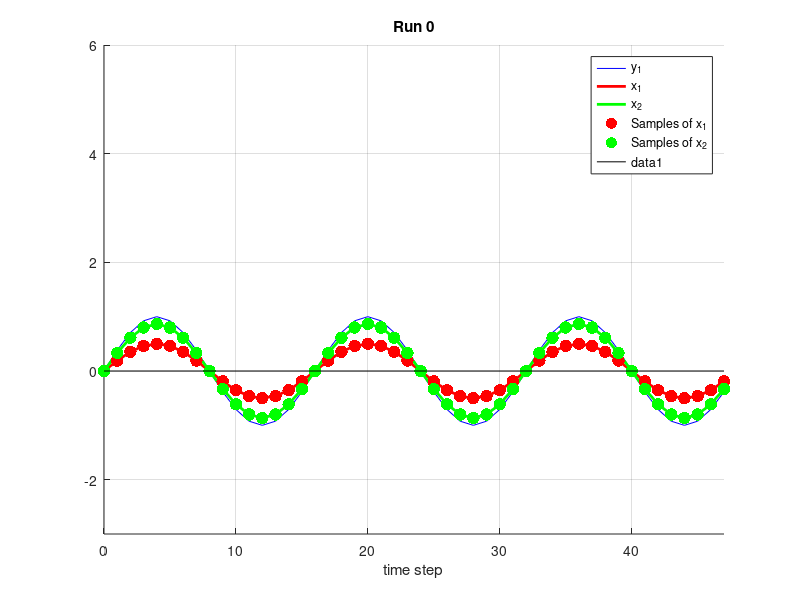
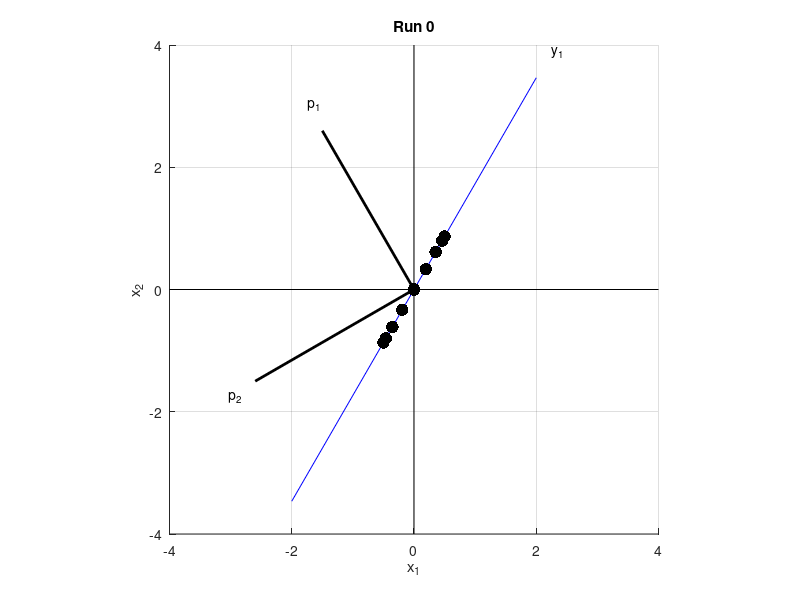
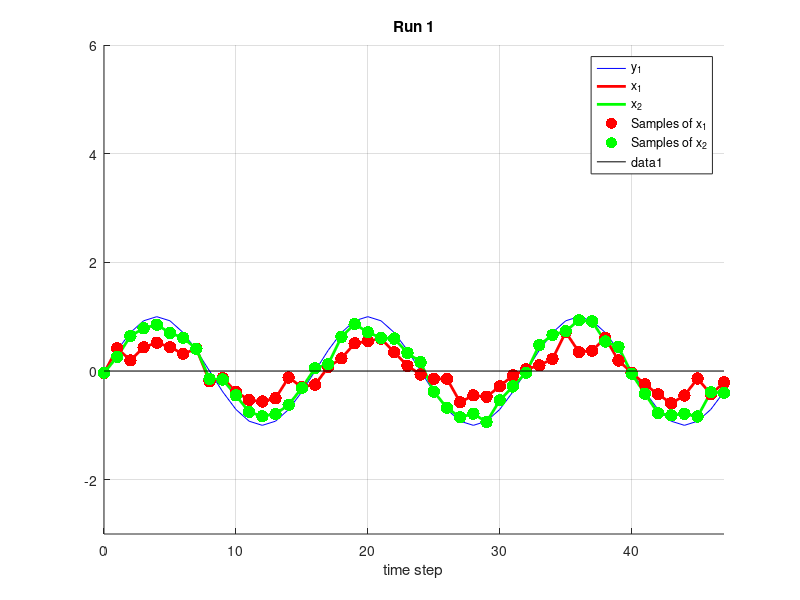
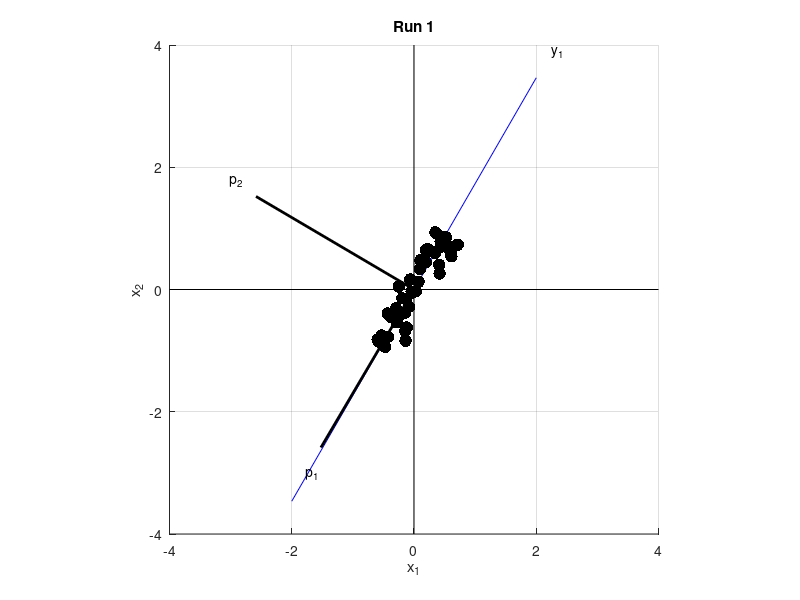

These figures' MATLAB source, in order:
clear; clc;
%addpath('../m');

% The following script must be in your path:
% http://bobweigel.net/svn/csi763/weigel/m/plotcmds.m

T     = 16;
theta = pi/3;

t  = [0:1:3*T-1]';

% ZERO-MEAN GAUSSIAN

for z = 1:1000
% Run 0
    N1 = 0.0;
    N2 = 0.0;
    Ns = length(t);
  
  y1 = sin(2*pi*t/T);
  x1 = y1*cos(theta) + N1*randn(length(t),1);
  x2 = y1*sin(theta) + N2*randn(length(t),1);
  x1 = x1-mean(x1);
  x2 = x2-mean(x2);
  S  = sort(randsample(length(t),Ns));
  X = [x1' ; x2'];
  X = X(:,S);
  A = X*X';
  [E,D,P] = svd(A);
  v1 = [P(1,1),P(1,2)];
  v2 = [cos(theta),sin(theta)];
  ang(z) = acosd(dot(v1,v2)/(norm(v1)*norm(v2)));
  if abs(ang(z))>90
      ang(z) = 180-abs(ang(z));
  end
end

ang_a(1) = mean(ang);

figure(1);clf;hold on;grid on;
  plot(t,y1,'b-');
  plot(t,x1,'r-','LineWidth',2);
  plot(t,x2,'g-','LineWidth',2);
  plot(t(S),X(1,:),'r.','MarkerSize',27);
  plot(t(S),X(2,:),'g.','MarkerSize',27);
  legend('y_1','x_1','x_2','Samples of x_1','Samples of x_2')
  xlabel('time step');
  axis([0 t(end) -3 6]);
  plot([0 t(end)],[0 0],'k');
  title('Run 0');

  
  figure(2);clf;hold on;grid on;
  plot(4*[-1*cos(theta) cos(theta)],4*[-1*sin(theta) sin(theta)],'b');
  text(4.5*cos(theta),4.5*sin(theta),'y_1');
  plot([0 3*P(1,1)],[0 3*P(1,2)],'k','LineWidth',2);
  text(3.5*P(1,1),3.5*P(1,2),'p_1');
  plot([0 3*P(2,1)],[0 3*P(2,2)],'k','LineWidth',2);
  text(3.5*P(2,1),3.5*P(2,2),'p_2');
  plot([-4 4],[0 0],'k');

  plot([0 0],[-4 4],'k');
  plot(X(1,:),X(2,:),'k.','MarkerSize',27);
  xlabel('x_1');
  ylabel('x_2');
  axis square
  title('Run 0');
  

for z = 1:1000
% Run 1
    N1 = 0.1;
    N2 = 0.1;
    Ns = length(t);
  
  y1 = sin(2*pi*t/T);
  x1 = y1*cos(theta) + N1*randn(length(t),1);
  x2 = y1*sin(theta) + N2*randn(length(t),1);
  x1 = x1-mean(x1);
  x2 = x2-mean(x2);
  S  = sort(randsample(length(t),Ns));
  X = [x1' ; x2'];
  X = X(:,S);
  A = X*X';
  [E,D,P] = svd(A);
  v1 = [P(1,1),P(1,2)];
  v2 = [cos(theta),sin(theta)];
  ang(z) = acosd(dot(v1,v2)/(norm(v1)*norm(v2)));
  if abs(ang(z))>90
      ang(z) = 180-abs(ang(z));
  end
end

ang_a(2) = mean(ang);

figure(3);clf;hold on;grid on;
  plot(t,y1,'b-');
  plot(t,x1,'r-','LineWidth',2);
  plot(t,x2,'g-','LineWidth',2);
  plot(t(S),X(1,:),'r.','MarkerSize',27);
  plot(t(S),X(2,:),'g.','MarkerSize',27);
  legend('y_1','x_1','x_2','Samples of x_1','Samples of x_2')
  xlabel('time step');
  axis([0 t(end) -3 6]);
  plot([0 t(end)],[0 0],'k');
  title('Run 1');

  
  figure(4);clf;hold on;grid on;
  plot(4*[-1*cos(theta) cos(theta)],4*[-1*sin(theta) sin(theta)],'b');
  text(4.5*cos(theta),4.5*sin(theta),'y_1');
  plot([0 3*P(1,1)],[0 3*P(1,2)],'k','LineWidth',2);
  text(3.5*P(1,1),3.5*P(1,2),'p_1');
  plot([0 3*P(2,1)],[0 3*P(2,2)],'k','LineWidth',2);
  text(3.5*P(2,1),3.5*P(2,2),'p_2');
  plot([-4 4],[0 0],'k');

  plot([0 0],[-4 4],'k');
  plot(X(1,:),X(2,:),'k.','MarkerSize',27);
  xlabel('x_1');
  ylabel('x_2');
  axis square
  title('Run 1');
  
  for z = 1:1000
% Run 2
    N1 = 0.5;
    N2 = 0.5;
    Ns = length(t);
  
  y1 = sin(2*pi*t/T);
  x1 = y1*cos(theta) + N1*randn(length(t),1);
  x2 = y1*sin(theta) + N2*randn(length(t),1);
  x1 = x1-mean(x1);
  x2 = x2-mean(x2);
  S  = sort(randsample(length(t),Ns));
  X = [x1' ; x2'];
  X = X(:,S);
  A = X*X';
  [E,D,P] = svd(A);
  v1 = [P(1,1),P(1,2)];
  v2 = [cos(theta),sin(theta)];
  ang(z) = acosd(dot(v1,v2)/(norm(v1)*norm(v2)));
  if abs(ang(z))>90
      ang(z) = 180-abs(ang(z));
  end
  end

ang_a(3) = mean(ang);

figure(5);clf;hold on;grid on;
  plot(t,y1,'b-');
  plot(t,x1,'r-','LineWidth',2);
  plot(t,x2,'g-','LineWidth',2);
  plot(t(S),X(1,:),'r.','MarkerSize',27);
  plot(t(S),X(2,:),'g.','MarkerSize',27);
  legend('y_1','x_1','x_2','Samples of x_1','Samples of x_2')
  xlabel('time step');
  axis([0 t(end) -3 6]);
  plot([0 t(end)],[0 0],'k');
  title('Run 2');

  
  figure(6);clf;hold on;grid on;
  plot(4*[-1*cos(theta) cos(theta)],4*[-1*sin(theta) sin(theta)],'b');
  text(4.5*cos(theta),4.5*sin(theta),'y_1');
  plot([0 3*P(1,1)],[0 3*P(1,2)],'k','LineWidth',2);
  text(3.5*P(1,1),3.5*P(1,2),'p_1');
  plot([0 3*P(2,1)],[0 3*P(2,2)],'k','LineWidth',2);
  text(3.5*P(2,1),3.5*P(2,2),'p_2');
  plot([-4 4],[0 0],'k');

  plot([0 0],[-4 4],'k');
  plot(X(1,:),X(2,:),'k.','MarkerSize',27);
  xlabel('x_1');
  ylabel('x_2');
  axis square
  title('Run 2');
  
  
  for z = 1:1000
% Run 3
    N1 = 1.0;
    N2 = 1.0;
    Ns = length(t);
  
  y1 = sin(2*pi*t/T);
  x1 = y1*cos(theta) + N1*randn(length(t),1);
  x2 = y1*sin(theta) + N2*randn(length(t),1);
  x1 = x1-mean(x1);
  x2 = x2-mean(x2);
  S  = sort(randsample(length(t),Ns));
  X = [x1' ; x2'];
  X = X(:,S);
  A = X*X';
  [E,D,P] = svd(A);
  v1 = [P(1,1),P(1,2)];
  v2 = [cos(theta),sin(theta)];
  ang(z) = acosd(dot(v1,v2)/(norm(v1)*norm(v2)));
  if abs(ang(z))>90
      ang(z) = 180-abs(ang(z));
  end
  end

ang_a(4) = mean(ang);

figure(7);clf;hold on;grid on;
  plot(t,y1,'b-');
  plot(t,x1,'r-','LineWidth',2);
  plot(t,x2,'g-','LineWidth',2);
  plot(t(S),X(1,:),'r.','MarkerSize',27);
  plot(t(S),X(2,:),'g.','MarkerSize',27);
  legend('y_1','x_1','x_2','Samples of x_1','Samples of x_2')
  xlabel('time step');
  axis([0 t(end) -3 6]);
  plot([0 t(end)],[0 0],'k');
  title('Run 3');

  
  figure(8);clf;hold on;grid on;
  plot(4*[-1*cos(theta) cos(theta)],4*[-1*sin(theta) sin(theta)],'b');
  text(4.5*cos(theta),4.5*sin(theta),'y_1');
  plot([0 3*P(1,1)],[0 3*P(1,2)],'k','LineWidth',2);
  text(3.5*P(1,1),3.5*P(1,2),'p_1');
  plot([0 3*P(2,1)],[0 3*P(2,2)],'k','LineWidth',2);
  text(3.5*P(2,1),3.5*P(2,2),'p_2');
  plot([-4 4],[0 0],'k');

  plot([0 0],[-4 4],'k');
  plot(X(1,:),X(2,:),'k.','MarkerSize',27);
  xlabel('x_1');
  ylabel('x_2');
  axis square
  title('Run 3');

  for z = 1:1000
% Run 4
    N1 = 2.0;
    N2 = 2.0;
    Ns = length(t);
  
  y1 = sin(2*pi*t/T);
  x1 = y1*cos(theta) + N1*randn(length(t),1);
  x2 = y1*sin(theta) + N2*randn(length(t),1);
  x1 = x1-mean(x1);
  x2 = x2-mean(x2);
  S  = sort(randsample(length(t),Ns));
  X = [x1' ; x2'];
  X = X(:,S);
  A = X*X';
  [E,D,P] = svd(A);
  v1 = [P(1,1),P(1,2)];
  v2 = [cos(theta),sin(theta)];
  ang(z) = acosd(dot(v1,v2)/(norm(v1)*norm(v2)));
  if abs(ang(z))>90
      ang(z) = 180-abs(ang(z));
  end
  end

ang_a(5) = mean(ang);

figure(9);clf;hold on;grid on;
  plot(t,y1,'b-');
  plot(t,x1,'r-','LineWidth',2);
  plot(t,x2,'g-','LineWidth',2);
  plot(t(S),X(1,:),'r.','MarkerSize',27);
  plot(t(S),X(2,:),'g.','MarkerSize',27);
  legend('y_1','x_1','x_2','Samples of x_1','Samples of x_2')
  xlabel('time step');
  axis([0 t(end) -3 6]);
  plot([0 t(end)],[0 0],'k');
  title('Run 4');

  
  figure(10);clf;hold on;grid on;
  plot(4*[-1*cos(theta) cos(theta)],4*[-1*sin(theta) sin(theta)],'b');
  text(4.5*cos(theta),4.5*sin(theta),'y_1');
  plot([0 3*P(1,1)],[0 3*P(1,2)],'k','LineWidth',2);
  text(3.5*P(1,1),3.5*P(1,2),'p_1');
  plot([0 3*P(2,1)],[0 3*P(2,2)],'k','LineWidth',2);
  text(3.5*P(2,1),3.5*P(2,2),'p_2');
  plot([-4 4],[0 0],'k');

  plot([0 0],[-4 4],'k');
  plot(X(1,:),X(2,:),'k.','MarkerSize',27);
  xlabel('x_1');
  ylabel('x_2');
  axis square
  title('Run 4');
  
  zz=[0,0.1,0.5,1,2];
  figure(11);clf;hold off;
  plot(zz,ang_a,'-o');
  xlabel('Noise Level');
  ylabel('Angle Error (degrees)');
  title('Average Error Angle');
  
  
  
  % ZERO-MEAN Uniform

for z = 1:1000
% Run 0
    N1 = 0.0;
    N2 = 0.0;
    Ns = length(t);
  
  y1 = sin(2*pi*t/T);
  x1 = y1*cos(theta) + N1*rand(length(t),1);
  x2 = y1*sin(theta) + N2*rand(length(t),1);
  x1 = x1-mean(x1);
  x2 = x2-mean(x2);
  S  = sort(randsample(length(t),Ns));
  X = [x1' ; x2'];
  X = X(:,S);
  A = X*X';
  [E,D,P] = svd(A);
  v1 = [P(1,1),P(1,2)];
  v2 = [cos(theta),sin(theta)];
  ang(z) = acosd(dot(v1,v2)/(norm(v1)*norm(v2)));
  if abs(ang(z))>90
      ang(z) = 180-abs(ang(z));
  end
end

ang_a2(1) = mean(ang);
  

for z = 1:1000
% Run 1
    N1 = 0.1;
    N2 = 0.1;
    Ns = length(t);
  
  y1 = sin(2*pi*t/T);
  x1 = y1*cos(theta) + N1*rand(length(t),1);
  x2 = y1*sin(theta) + N2*rand(length(t),1);
  x1 = x1-mean(x1);
  x2 = x2-mean(x2);
  S  = sort(randsample(length(t),Ns));
  X = [x1' ; x2'];
  X = X(:,S);
  A = X*X';
  [E,D,P] = svd(A);
  v1 = [P(1,1),P(1,2)];
  v2 = [cos(theta),sin(theta)];
  ang(z) = acosd(dot(v1,v2)/(norm(v1)*norm(v2)));
  if abs(ang(z))>90
      ang(z) = 180-abs(ang(z));
  end
end

ang_a2(2) = mean(ang);

  
  for z = 1:1000
% Run 2
    N1 = 0.5;
    N2 = 0.5;
    Ns = length(t);
  
  y1 = sin(2*pi*t/T);
  x1 = y1*cos(theta) + N1*rand(length(t),1);
  x2 = y1*sin(theta) + N2*rand(length(t),1);
  x1 = x1-mean(x1);
  x2 = x2-mean(x2);
  S  = sort(randsample(length(t),Ns));
  X = [x1' ; x2'];
  X = X(:,S);
  A = X*X';
  [E,D,P] = svd(A);
  v1 = [P(1,1),P(1,2)];
  v2 = [cos(theta),sin(theta)];
  ang(z) = acosd(dot(v1,v2)/(norm(v1)*norm(v2)));
  if abs(ang(z))>90
      ang(z) = 180-abs(ang(z));
  end
  end

ang_a2(3) = mean(ang);

  
  for z = 1:1000
% Run 3
    N1 = 1.0;
    N2 = 1.0;
    Ns = length(t);
  
  y1 = sin(2*pi*t/T);
  x1 = y1*cos(theta) + N1*rand(length(t),1);
  x2 = y1*sin(theta) + N2*rand(length(t),1);
  x1 = x1-mean(x1);
  x2 = x2-mean(x2);
  S  = sort(randsample(length(t),Ns));
  X = [x1' ; x2'];
  X = X(:,S);
  A = X*X';
  [E,D,P] = svd(A);
  v1 = [P(1,1),P(1,2)];
  v2 = [cos(theta),sin(theta)];
  ang(z) = acosd(dot(v1,v2)/(norm(v1)*norm(v2)));
  if abs(ang(z))>90
      ang(z) = 180-abs(ang(z));
  end
  end

ang_a2(4) = mean(ang);


  for z = 1:1000
% Run 4
    N1 = 2.0;
    N2 = 2.0;
    Ns = length(t);
  
  y1 = sin(2*pi*t/T);
  x1 = y1*cos(theta) + N1*rand(length(t),1);
  x2 = y1*sin(theta) + N2*rand(length(t),1);
  x1 = x1-mean(x1);
  x2 = x2-mean(x2);
  S  = sort(randsample(length(t),Ns));
  X = [x1' ; x2'];
  X = X(:,S);
  A = X*X';
  [E,D,P] = svd(A);
  v1 = [P(1,1),P(1,2)];
  v2 = [cos(theta),sin(theta)];
  ang(z) = acosd(dot(v1,v2)/(norm(v1)*norm(v2)));
  if abs(ang(z))>90
      ang(z) = 180-abs(ang(z));
  end
  end

ang_a2(5) = mean(ang);

  zz=[0,0.1,0.5,1,2];
  figure(12);clf;hold on;
  plot(zz,ang_a,'-bo');
  plot(zz,ang_a2,'-ro');
  xlabel('Noise Level');
  ylabel('Angle Error (degrees)');
  title('Average Error Angle');
  legend('Zero-Mean Gaussian','Zero-Mean Uniform');
